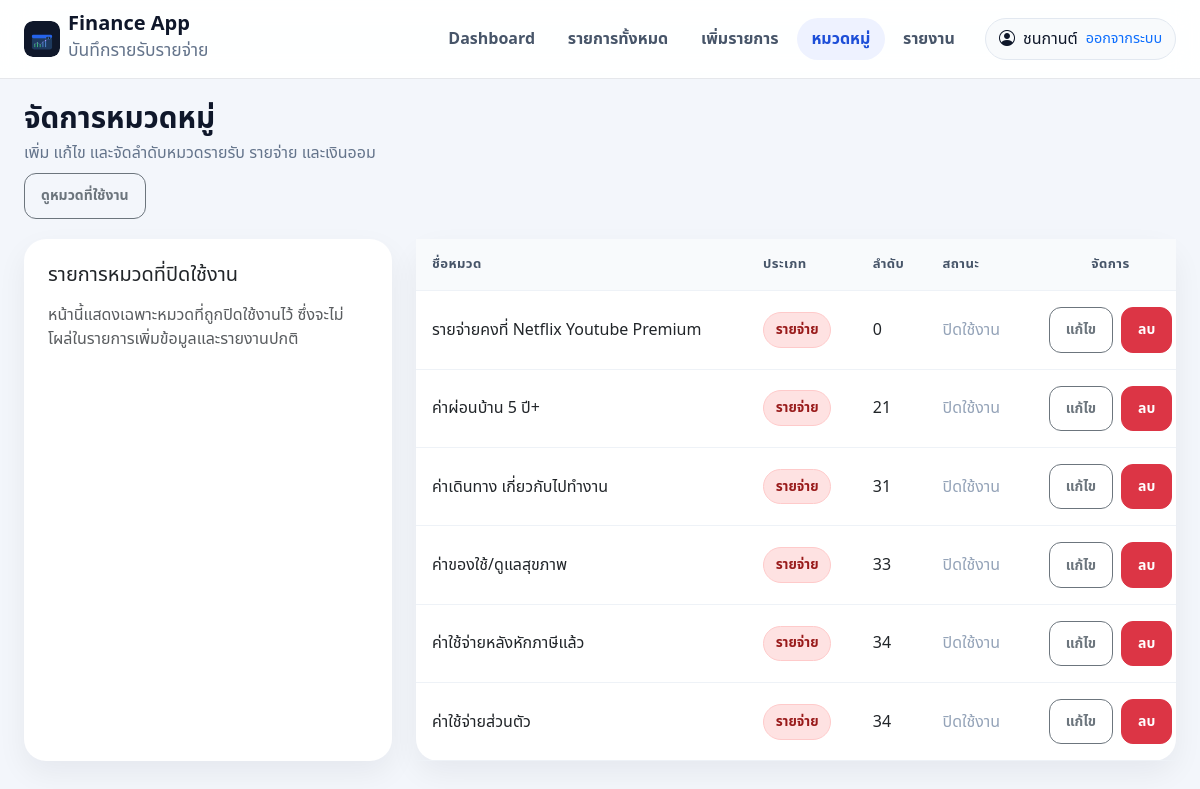
The page /categories.php?show=inactive (signed in) on the database its author committed.
### tables this page shows
CREATE TABLE `categories` (
  `id` int(11) NOT NULL AUTO_INCREMENT,
  `name` varchar(150) NOT NULL,
  `type` enum('income','expense','saving') NOT NULL,
  `sort_order` int(11) NOT NULL DEFAULT '0',
  `is_active` tinyint(1) NOT NULL DEFAULT '1',
  `created_at` datetime NOT NULL,
  `updated_at` datetime DEFAULT NULL,
  `import_alias` varchar(255) DEFAULT NULL,
  `user_id` int(11) DEFAULT NULL,
  PRIMARY KEY (`id`),
  KEY `idx_categories_user_id` (`user_id`),
  KEY `idx_categories_user_active_type_sort` (`user_id`,`is_active`,`type`,`sort_order`)
);

### config/functions.php (called while the page is built, shortened)
<?php
function h($value)
{
    return htmlspecialchars((string)$value, ENT_QUOTES, 'UTF-8');
}

### categories.php (the view, shortened to what this page needs)
<?php
include 'config/db.php';
include 'config/functions.php';
mysqli_set_charset($conn, 'utf8');
$userId = (int)$_SESSION['user_id'];
$showInactive = isset($_GET['show']) && $_GET['show'] === 'inactive';
$categories = array();
$whereActive = $showInactive ? 'AND is_active = 0' : 'AND is_active = 1';
$rs = mysqli_query($conn, "
    SELECT id, name, type, sort_order, is_active
    FROM categories
    WHERE user_id = {$userId} {$whereActive}
    ORDER BY FIELD(type,'income','saving','expense'), sort_order ASC, id ASC
");
if ($rs) {
    while ($row = mysqli_fetch_assoc($rs)) {
        $categories[] = $row;
    }
}
include 'partials/header.php';
?>
<div class="page-header">
    <div>
        <h1 class="page-title">จัดการหมวดหมู่</h1>
        <p class="page-subtitle">เพิ่ม แก้ไข และจัดลำดับหมวดรายรับ รายจ่าย และเงินออม</p>
        <div class="mt-2">
            <?php if ($showInactive): ?>
                <a class="btn btn-sm btn-outline-secondary" href="categories.php">ดูหมวดที่ใช้งาน</a>
            <?php else: ?>
                <a class="btn btn-sm btn-outline-secondary" href="categories.php?show=inactive">ดูหมวดที่ปิดใช้งาน</a>
            <?php endif; ?>
        </div>
    </div>
</div>
<div class="row g-4">
    <div class="col-12 col-xl-4">
        <div class="card card-soft h-100">
            <div class="card-body p-3 p-lg-4">
                <h5 class="mb-3"><?php echo $showInactive ? 'รายการหมวดที่ปิดใช้งาน' : 'เพิ่มหมวดหมู่ใหม่'; ?></h5>
                <?php if (!$showInactive): ?>
                <form method="post" action="save_category.php">
                    <input type="hidden" name="action" value="add">
                    <input type="hidden" name="return_year" value="<?php echo date('Y') + 543; ?>">
                    <input type="hidden" name="return_url" value="categories.php<?php echo $showInactive ? '?show=inactive' : ''; ?>">
                    <div class="mb-3">
                        <label class="form-label fw-semibold">ชื่อหมวด</label>
                        <input type="text" name="category_name" class="form-control" required>
                    </div>
                    <div class="mb-3">
                        <label class="form-label fw-semibold">ประเภท</label>
                        <select name="category_type" class="form-select" required>
                            <option value="income">รายรับ</option>
                            <option value="saving">เงินออม</option>
                            <option value="expense" selected>รายจ่าย</option>
                        </select>
                    </div>
                    <div class="mb-4">
                        <label class="form-label fw-semibold">ลำดับ</label>
                        <input type="number" name="sort_order" class="form-control" value="0">
                    </div>
                    <button type="submit" class="btn btn-primary w-100">เพิ่มหมวดหมู่</button>
                </form>
                <?php else: ?>
                    <div class="text-muted">หน้านี้แสดงเฉพาะหมวดที่ถูกปิดใช้งานไว้ ซึ่งจะไม่โผล่ในรายการเพิ่มข้อมูลและรายงานปกติ</div>
                <?php endif; ?>
            </div>
        </div>
    </div>
    <div class="col-12 col-xl-8">
        <div class="card card-soft table-card h-100">
            <div class="card-body p-0">
                <div class="table-wrap">
                    <table class="app-table mb-0">
                        <thead>
                            <tr>
                                <th>ชื่อหมวด</th>
                                <th>ประเภท</th>
                                <th>ลำดับ</th>
                                <th>สถานะ</th>
                                <th class="text-center">จัดการ</th>
                            </tr>
                        </thead>
                        <tbody>
                            <?php if (!empty($categories)): ?>
                                <?php foreach ($categories as $cat): ?>
                                    <?php $typeClass = $cat['type'] === 'income' ? 'badge-income' : ($cat['type'] === 'expense' ? 'badge-expense' : 'badge-saving'); ?>
                                    <tr>
                                        <td><?php echo h($cat['name']); ?></td>
                                        <td>
                                            <span class="badge-soft <?php echo $typeClass; ?>">
                                                <?php echo $cat['type'] === 'income' ? 'รายรับ' : ($cat['type'] === 'expense' ? 'รายจ่าย' : 'เงินออม'); ?>
                                            </span>
                                        </td>
                                        <td><?php echo (int)$cat['sort_order']; ?></td>
                                        <td><?php if ((int)$cat['is_active'] === 1): ?>ใช้งาน<?php else: ?><span class="status-muted">ปิดใช้งาน</span><?php endif; ?></td>
                                        <td class="text-center">
                                            <div class="d-inline-flex gap-2 flex-wrap justify-content-center">
                                                <a class="btn btn-sm btn-outline-secondary" href="edit.php?category_id=<?php echo (int)$cat['id']; ?>">แก้ไข</a>
                                                <form method="post" action="save_category.php" class="m-0" onsubmit="return confirm('ยืนยันการลบหมวดนี้?\nถ้ามีรายการใช้งานอยู่ ระบบจะปิดใช้งานและซ่อนออกจากหน้าหลักแทน');">
                                                    <button type="submit" class="btn btn-sm btn-danger"><?php echo (int)$cat['is_active'] === 1 ? 'ลบ/ซ่อน' : 'ลบ'; ?></button>
                                                </form>
                                            </div>
                                        </td>
                                    </tr>
                                <?php endforeach; ?>
                            <?php else: ?>
                                <tr>
                                    <td colspan="5" class="text-center py-5 text-muted">ยังไม่มีหมวดหมู่</td>
                                </tr>
                            <?php endif; ?>
                        </tbody>
                    </table>
                </div>
            </div>
        </div>
    </div>
</div>
<?php include 'partials/footer.php'; ?>

### assets/css/style.css (style rules this page uses)
body { font-family:"Noto Sans Thai",system-ui,-apple-system,sans-serif;background:#f3f6fb;color:#0f172a }
.card-soft { border:none;border-radius:22px;background:#fff;box-shadow:0 12px 30px rgba(15,23,42,.06) }
.page-header { display:flex;justify-content:space-between;align-items:flex-start;gap:1rem;flex-wrap:wrap;margin-bottom:1.25rem }
.page-title { font-size:1.85rem;font-weight:800;line-height:1.1;margin:0 }
.page-subtitle { margin:.35rem 0 0;color:#64748b }
.badge-soft { display:inline-flex;align-items:center;padding:.42rem .72rem;border-radius:999px;background:#f8fafc;border:1px solid #e2e8f0;font-weight:700;font-size:.84rem;color:#334155 }
.badge-expense { background:#fee2e2;border-color:#fecaca;color:#991b1b }
.table-card .table-wrap { overflow:auto }
.app-table { width:100%;min-width:780px;border-collapse:separate;border-spacing:0 }
.app-table th,.app-table td { padding:1rem;border-bottom:1px solid #eef2f7;vertical-align:middle }
.app-table th { background:#f8fafc;color:#475569;font-size:.82rem;text-transform:uppercase;letter-spacing:.03em;font-weight:800 }
.status-muted { color:#94a3b8 }
.btn { border-radius:14px;font-weight:700;padding:.7rem 1rem }
.btn-sm { border-radius:12px }

### rows shown on the page
categories: name "รายจ่ายคงที่ Netflix Youtube Premium", type "รายจ่าย", sort_order "0", is_active "ปิดใช้งาน"
categories: name "ค่าผ่อนบ้าน 5 ปี+", type "รายจ่าย", sort_order "21", is_active "ปิดใช้งาน"
categories: name "ค่าเดินทาง เกี่ยวกับไปทำงาน", type "รายจ่าย", sort_order "31", is_active "ปิดใช้งาน"
categories: name "ค่าของใช้/ดูแลสุขภาพ", type "รายจ่าย", sort_order "33", is_active "ปิดใช้งาน"
categories: name "ค่าใช้จ่ายหลังหักภาษีแล้ว", type "รายจ่าย", sort_order "34", is_active "ปิดใช้งาน"
categories: name "ค่าใช้จ่ายส่วนตัว", type "รายจ่าย", sort_order "34", is_active "ปิดใช้งาน"

### other values the page prints
$display_name "ชนกานต์"
